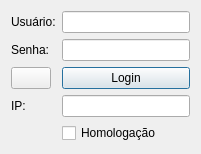
<?xml version="1.0" encoding="UTF-8"?>
<ui version="4.0">
 <class>LoginDialog</class>
 <widget class="QDialog" name="LoginDialog">
  <property name="geometry">
   <rect>
    <x>0</x>
    <y>0</y>
    <width>201</width>
    <height>151</height>
   </rect>
  </property>
  <property name="windowTitle">
   <string>ERP Login</string>
  </property>
  <property name="locale">
   <locale language="Portuguese" country="Brazil"/>
  </property>
  <layout class="QGridLayout" name="gridLayout_2">
   <item row="2" column="5">
    <widget class="QPushButton" name="pushButtonLogin">
     <property name="text">
      <string>Login</string>
     </property>
    </widget>
   </item>
   <item row="0" column="4">
    <widget class="QLabel" name="labelUser">
     <property name="text">
      <string>Usuário:</string>
     </property>
    </widget>
   </item>
   <item row="2" column="4">
    <widget class="QPushButton" name="pushButtonConfig">
     <property name="sizePolicy">
      <sizepolicy hsizetype="Fixed" vsizetype="Fixed">
       <horstretch>0</horstretch>
       <verstretch>0</verstretch>
      </sizepolicy>
     </property>
     <property name="text">
      <string/>
     </property>
     <property name="icon">
      <iconset resource="../qrs/resources.qrc">
       <normaloff>:/gear.png</normaloff>:/gear.png</iconset>
     </property>
     <property name="flat">
      <bool>false</bool>
     </property>
    </widget>
   </item>
   <item row="1" column="4">
    <widget class="QLabel" name="labelPass">
     <property name="text">
      <string>Senha:</string>
     </property>
    </widget>
   </item>
   <item row="1" column="5">
    <widget class="QLineEdit" name="lineEditPass">
     <property name="echoMode">
      <enum>QLineEdit::Password</enum>
     </property>
    </widget>
   </item>
   <item row="0" column="5">
    <widget class="QLineEdit" name="lineEditUser"/>
   </item>
   <item row="3" column="4">
    <widget class="QLabel" name="labelHostname">
     <property name="text">
      <string>IP:</string>
     </property>
    </widget>
   </item>
   <item row="3" column="5">
    <widget class="QLineEdit" name="lineEditHostname">
     <property name="text">
      <string/>
     </property>
    </widget>
   </item>
   <item row="4" column="5">
    <widget class="QCheckBox" name="checkBoxHomologacao">
     <property name="text">
      <string>Homologação</string>
     </property>
    </widget>
   </item>
  </layout>
 </widget>
 <tabstops>
  <tabstop>lineEditUser</tabstop>
  <tabstop>lineEditPass</tabstop>
 </tabstops>
 <resources>
  <include location="../qrs/resources.qrc"/>
 </resources>
 <connections/>
</ui>
